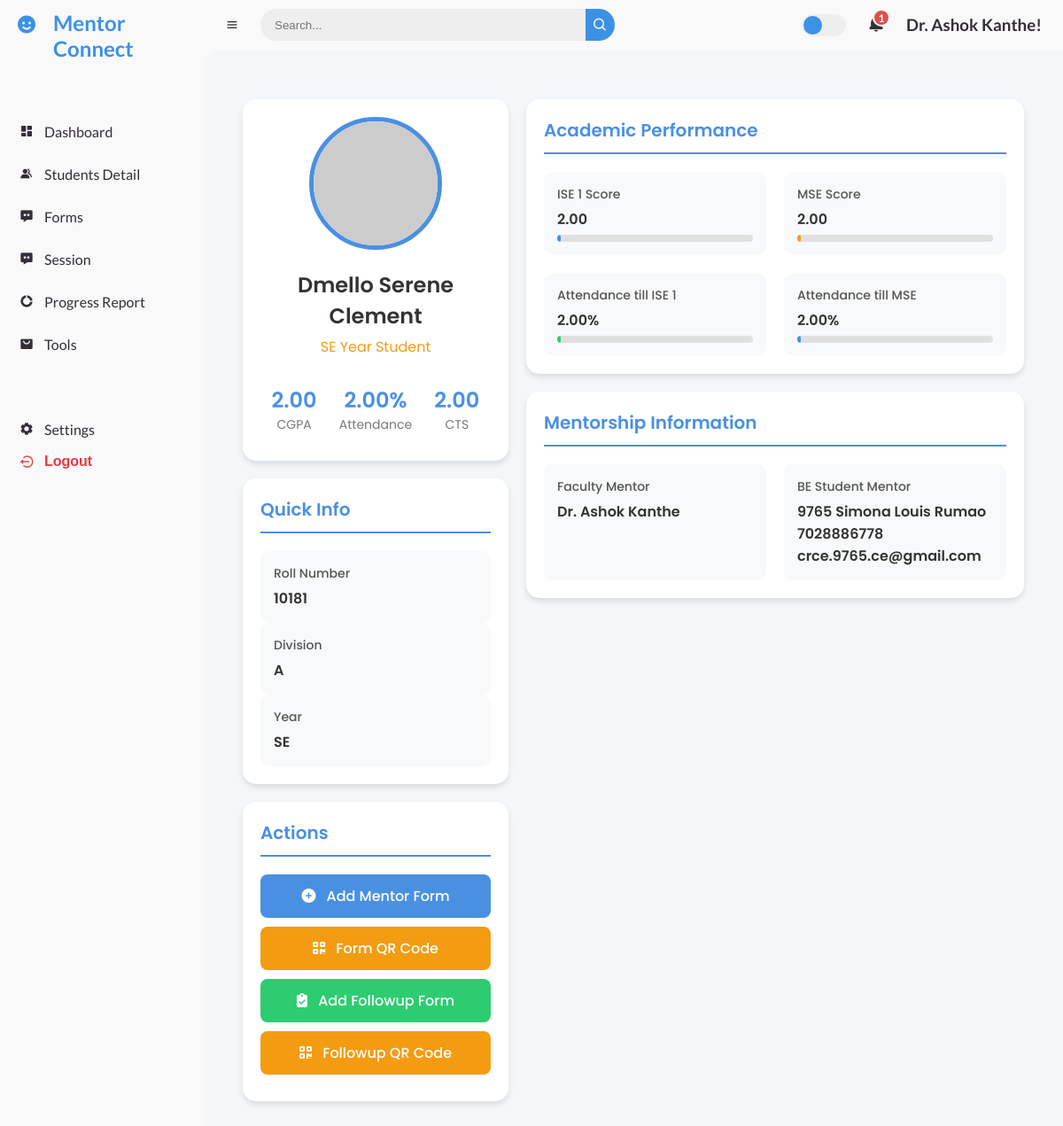
/student_profile/152/ (signed in), run on an earlier commit of the app's database.
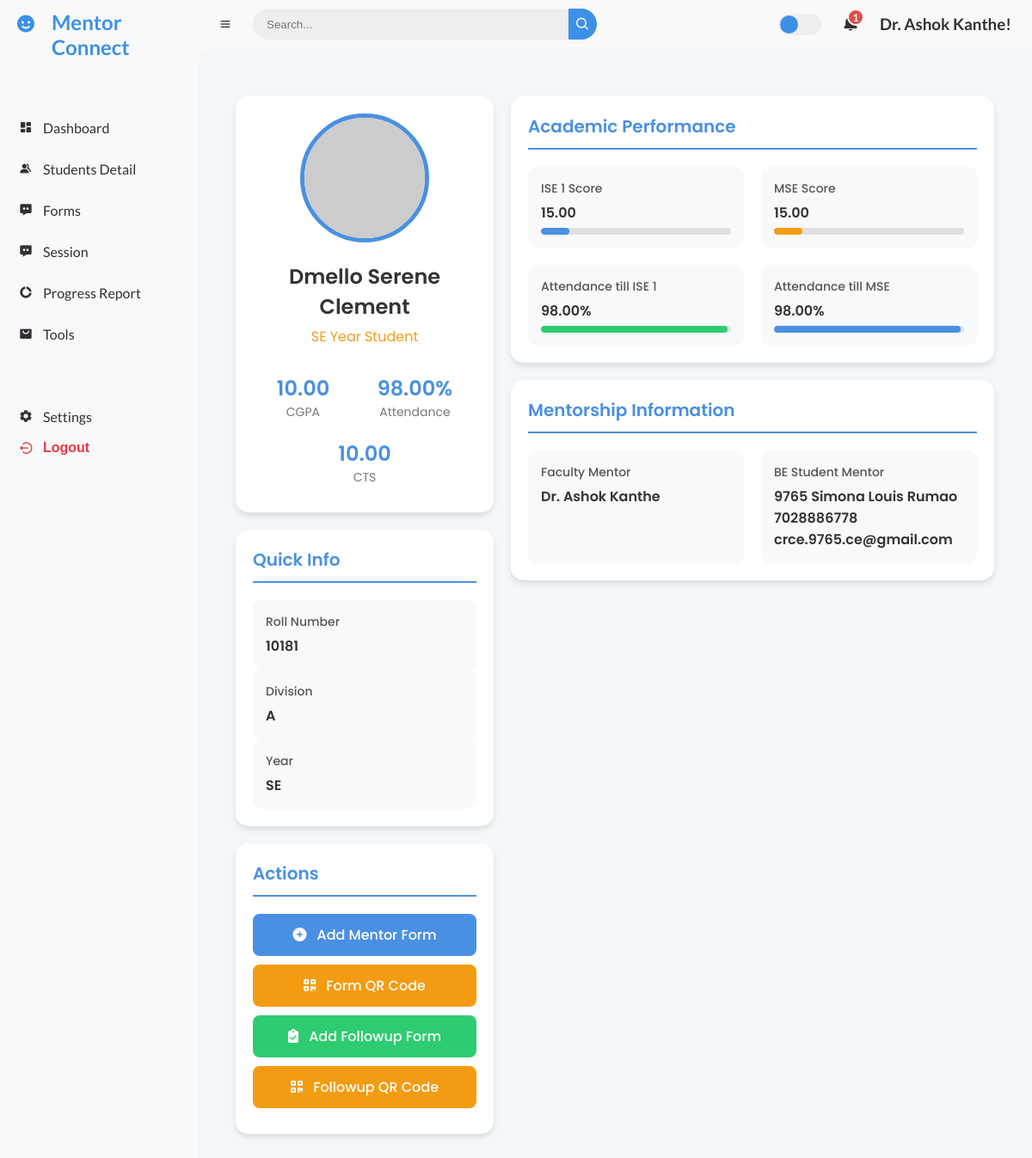
And on a later commit of the database.
### mentor/models.py (models this page shows, shortened)
class MentorshipData(models.Model):
    name = models.CharField(max_length=255)
    roll_number = models.CharField(max_length=50)
    division = models.CharField(max_length=10)
    faculty_mentor = models.CharField(max_length=255, null=True, blank=True)
    be_student_mentor = models.CharField(max_length=255, null=True, blank=True)
    year = models.CharField(max_length=10)
    token = models.CharField(max_length=100, null=True, blank=True)
    token_created_at = models.DateTimeField(null=True, blank=True)
    def __str__(self):
        return self.name

class Student1(models.Model):
    mentorship_data = models.ForeignKey(MentorshipData, on_delete=models.CASCADE)
    atte_ise1 = models.DecimalField(max_digits=5, decimal_places=2, default=0.00)
    atte_mse = models.DecimalField(max_digits=5, decimal_places=2, default=0.00)
    attendance = models.DecimalField(max_digits=5, decimal_places=2, default=0.00)
    cts = models.DecimalField(max_digits=5, decimal_places=2, default=0.00)
    ise1 = models.DecimalField(max_digits=5, decimal_places=2, default=0.00)
    mse = models.DecimalField(max_digits=5, decimal_places=2, default=0.00)
    semcgpa = models.DecimalField(max_digits=5, decimal_places=2, default=0.00)

### mentor/views.py (the view)
# urls.py: path('student_profile/<int:student_id>/', views.student_profile, name='student_profile'),
@login_required
def student_profile(request, student_id):
    student = get_object_or_404(MentorshipData, id=student_id)
    mentor = request.user
    student1 = Student1.objects.get(mentorship_data=student)
    print(student)
    context = {
        'student': student,
        'mentor': mentor,
        'student1':student1,
    }
    return render(request, 'student_profile.html', context)

### mentor/templatetags/username_filters.py (called while the page is built)
@register.filter
def readable_username(value):
    return value.replace('_', ' ').title()

### templates/student_profile.html (shortened to what this page needs)
{% extends 'base.html' %}
{% block content %}
<link rel="stylesheet" href="https://cdnjs.cloudflare.com/ajax/libs/font-awesome/6.4.0/css/all.min.css">
<div class="profile-container desktop-profile">
    <div class="profile-sidebar">
        <div class="card profile-header">
            <img src="https://via.placeholder.com/150" alt="{{ student.name }}" class="profile-img">
            <h1 class="profile-name">{{ student.name }}</h1>
            <p class="profile-role">{{ student.year }} Year {{ student.branch }} Student</p>
            <div class="profile-stats">
                <div class="stat-item">
                    <div class="stat-value">{{ student1.semcgpa }}</div>
                    <div class="stat-label">CGPA</div>
                </div>
                <div class="stat-item">
                    <div class="stat-value">{{ student1.attendance }}%</div>
                    <div class="stat-label">Attendance</div>
                </div>
                <div class="stat-item">
                    <div class="stat-value">{{ student1.cts }}</div>
                    <div class="stat-label">CTS</div>
                </div>
            </div>
        </div>
        <div class="card">
            <h2 class="section-title">Quick Info</h2>
            <div class="info-item">
                <p class="info-label">Roll Number</p>
                <p class="info-value">{{ student.roll_number }}</p>
            </div>
            <div class="info-item">
                <p class="info-label">Division</p>
                <p class="info-value">{{ student.division }}</p>
            </div>
            <div class="info-item">
                <p class="info-label">Year</p>
                <p class="info-value">{{ student.year }}</p>
            </div>
        </div>
        <div class="card">
            <h2 class="section-title">Actions</h2>
            <a href="{% url 'form_student' student.id mentor.id %}" class="action-btn btn-primary">
                <i class="fas fa-plus-circle"></i> Add Mentor Form
            </a>
            <a href="{% url 'generate_qr' student.id mentor.id %}" class="action-btn btn-secondary">
                <i class="fas fa-qrcode"></i> Form QR Code
            </a>
            <a href="{% url 'followup_form_student' student.id mentor.id %}" class="action-btn btn-accent">
                <i class="fas fa-clipboard-check"></i> Add Followup Form
            </a>
            <a href="{% url 'generate_qr_followup' student.id mentor.id %}" class="action-btn btn-secondary">
                <i class="fas fa-qrcode"></i> Followup QR Code
            </a>
        </div>
    </div>
    <div class="profile-main">
        <div class="card">
            <h2 class="section-title">Academic Performance</h2>
            <div class="info-group">
                <div class="info-item">
                    <p class="info-label">ISE 1 Score</p>
                    <p class="info-value">{{ student1.ise1 }}</p>
                    <div class="progress-bar">
                        <div class="progress" style="width: {{ student1.ise1 }}%; background-color: var(--primary-color);"></div>
                    </div>
                </div>
                <div class="info-item">
                    <p class="info-label">MSE Score</p>
                    <p class="info-value">{{ student1.mse }}</p>
                    <div class="progress-bar">
                        <div class="progress" style="width: {{ student1.mse }}%; background-color: var(--secondary-color);"></div>
                    </div>
                </div>
                <div class="info-item">
                    <p class="info-label">Attendance till ISE 1</p>
                    <p class="info-value">{{ student1.atte_ise1 }}%</p>
                    <div class="progress-bar">
                        <div class="progress" style="width: {{ student1.atte_ise1 }}%; background-color: var(--accent-color);"></div>
                    </div>
                </div>
                <div class="info-item">
                    <p class="info-label">Attendance till MSE</p>
                    <p class="info-value">{{ student1.atte_mse }}%</p>
                    <div class="progress-bar">
                        <div class="progress" style="width: {{ student1.atte_mse }}%; background-color: var(--primary-color);"></div>
                    </div>
                </div>
            </div>
        </div>
        <div class="card">
            <h2 class="section-title">Mentorship Information</h2>
            <div class="info-group">
                <div class="info-item">
                    <p class="info-label">Faculty Mentor</p>
                    <p class="info-value">{{ student.faculty_mentor }}</p>
                </div>
                <div class="info-item">
                    <p class="info-label">BE Student Mentor</p>
                    <p class="info-value">{{ student.be_student_mentor }}</p>
                </div>
            </div>
        </div>
    </div>
</div>
{% endblock %}

### templates/base.html (shortened to what this page needs)
{% load static %}
{% load username_filters %}
<!DOCTYPE html>
<html lang="en">
<head>
    <link rel="stylesheet" href="{% static 'CSS/mentor_dashboard.css' %}">
    <link href='https://unpkg.com/boxicons@2.0.9/css/boxicons.min.css' rel='stylesheet'>
</head>
<body class="{% block body_class %}{% endblock %}">
<section id="sidebar">
    <a href="#" class="brand">
        <i class='bx bxs-smile'></i>
        <span class="text">Mentor Connect</span>
    </a>
    <ul class="side-menu top">
        <li class="{% if request.path == '/dashboard/' %}active{% endif %}">
            <a href="/dashboard/">
                <i class='bx bxs-dashboard'></i>
                <span class="text">Dashboard</span>
            </a>
        </li>
        <li class="{% if '/student_detail/' in request.path %}active{% endif %}">
            <a href="/student_detail/">
                <i class='bx bxs-group'></i>
                <span class="text">Students Detail</span>
            </a>
        </li>
        <li class="{% if request.path == '/form_dashboard/' %}active{% endif %}">
            <a href="/form_dashboard/">
                <i class='bx bxs-message-dots'></i>
                <span class="text">Forms</span>
            </a>
        </li>
        <li class="{% if request.path == '/sessions/' %}active{% endif %}">
            <a href="/sessions/">
                <i class='bx bxs-message-dots'></i>
                <span class="text">Session</span>
            </a>
        </li>
        <li class="{% if request.path == '/progress_report/' %}active{% endif %}">
            <a href="/progress_report/">
                <i class='bx bxs-doughnut-chart'></i>
                <span class="text">Progress Report</span>
            </a>
        </li>
        <li class="{% if request.path == '/tools/' %}active{% endif %}">
            <a href="/tools/">
                <i class='bx bxs-shopping-bag-alt'></i>
                <span class="text">Tools</span>
            </a>
        </li>
    </ul>
    <ul class="side-menu">
        <li class="{% if request.path == '/settings/' %}active{% endif %}">
            <a href="/settings/">
                <i class='bx bxs-cog'></i>
                <span class="text">Settings</span>
            </a>
        </li>
        <li>
            <form method="post" action="{% url 'logout' %}" style="display: inline;">
                <button type="submit" class="logout" style="background: none; border: none; color: inherit; cursor: pointer;">
                    <i class='bx bx-log-out-circle'></i>
                    <span class="text">Logout</span>
                </button>
            </form>
        </li>
    </ul>
</section>
    <section id="content">
        <nav >
            <i class='bx bx-menu'></i>
            <form action="#">
                <div class="form-input">
                    <input type="search" placeholder="Search...">
                    <button type="submit" class="search-btn"><i class='bx bx-search'></i></button>
                </div>
            </form>
            <label for="switch-mode" class="switch-mode"></label>
            <a href="#" class="notification">
                <span class="num">1</span>
            </a>
            <a href="#" class="profile">
                <h1>{{ user.username|readable_username }}!</h1>
            </a>
        </nav>
        <main>
            {% block content %}
            {% endblock %}
        </main>
</body>
</html>

### static/CSS/mentor_dashboard.css (style rules this page uses)
* { margin: 0; padding: 0; box-sizing: border-box; }
a { text-decoration: none; }
li { list-style: none; }
:root { --poppins: "Poppins", sans-serif; --lato: "Lato", sans-serif; --light: #f9f9f9; --blue: #3c91e6; --light-blue: #cfe8ff; --grey: #eee; --dark-grey: #aaaaaa; --dark: #342e37; --red: #db504a; --yellow: #ffce26; --light-yellow: #fff2c6; --orange: #fd7238; --light-orange: #ffe0d3; }
html { overflow-x: hidden; }
body { background: var(--grey); overflow-x: hidden; }
#sidebar { position: fixed; top: 0; left: 0; width: 230px; height: 100%; background: var(--light); z-index: 2000; font-family: var(--lato); transition: 0.3s ease; overflow-x: hidden; scrollbar-width: none; }
#sidebar .brand { font-size: 24px; font-weight: 700; height: 56px; display: flex; align-items: center; color: var(--blue); position: sticky; top: 0; left: 0; background: var(--light); z-index: 500; padding-bottom: 20px; box-sizing: content-box; }
#sidebar .brand .bx { min-width: 60px; display: flex; justify-content: center; }
#sidebar .brand .text { padding-top: 10%; }
#sidebar .side-menu { width: 100%; margin-top: 48px; }
#sidebar .side-menu li { height: 48px; background: transparent; margin-left: 6px; border-radius: 48px 0 0 48px; padding: 4px; }
#sidebar .side-menu li a { width: 100%; height: 100%; background: var(--light); display: flex; align-items: center; border-radius: 48px; font-size: 16px; color: var(--dark); white-space: nowrap; overflow-x: hidden; }
#sidebar .side-menu li a .bx { min-width: calc(60px - ((4px + 6px) * 2)); display: flex; justify-content: center; }
#content { position: relative; width: calc(100% - 230px); left: 230px; transition: 0.3s ease; }
#content nav { height: 56px; background: var(--light); padding: 0 24px; display: flex; align-items: center; grid-gap: 24px; font-family: var(--lato); position: sticky; top: 0; left: 0; z-index: 1000; }
#content nav::before { content: ""; position: absolute; width: 40px; height: 40px; bottom: -40px; left: 0; border-radius: 50%; box-shadow: -20px -20px 0 var(--light); }
#content nav a { color: var(--dark); }
#content nav .bx.bx-menu { cursor: pointer; color: var(--dark); }
#content nav form { max-width: 400px; width: 100%; margin-right: auto; }
#content nav form .form-input { display: flex; align-items: center; height: 36px; }
#content nav form .form-input input { flex-grow: 1; padding: 0 16px; height: 100%; border: none; background: var(--grey); border-radius: 36px 0 0 36px; outline: none; width: 100%; color: var(--dark); }
#content nav form .form-input button { width: 36px; height: 100%; display: flex; justify-content: center; align-items: center; background: var(--blue); color: var(--light); font-size: 18px; border: none; outline: none; border-radius: 0 36px 36px 0; cursor: pointer; }
#content nav .notification { font-size: 20px; position: relative; }
#content nav .notification .num { position: absolute; top: -6px; right: -6px; width: 20px; height: 20px; border-radius: 50%; border: 2px solid var(--light); background: var(--red); color: var(--light); font-weight: 700; font-size: 12px; display: flex; justify-content: center; align-items: center; }
#content nav .switch-mode { display: block; min-width: 50px; height: 25px; border-radius: 25px; background: var(--grey); cursor: pointer; position: relative; }
#content nav .switch-mode::before { content: ""; position: absolute; top: 2px; left: 2px; bottom: 2px; width: calc(25px - 4px); background: var(--blue); border-radius: 50%; transition: all 0.3s ease; }
#content main { width: 100%; padding: 36px 24px; font-family: var(--poppins); max-height: calc(100vh - 56px); overflow-y: auto; }
.logout { display: flex; align-items: center; color: #e63946; }
.logout i { min-width: calc(60px - ((4px + 6px) * 2)); display: flex; justify-content: center; color: var(--red); font-size: 18px; }
.logout span { font-size: 16px; color: #e63946; font-weight: bold; }
ul { list-style-type: none; padding: 0; margin: 0; }

What changed in the data, as far as the page shows it:
changed Student1: semcgpa "2.00" → "10.00"; attendance "2.00" → "98.00"; cts "2.00" → "10.00"; ise1 "2.00" → "15.00"; mse "2.00" → "15.00"; atte_ise1 "2.00" → "98.00"; atte_mse "2.00" → "98.00"
